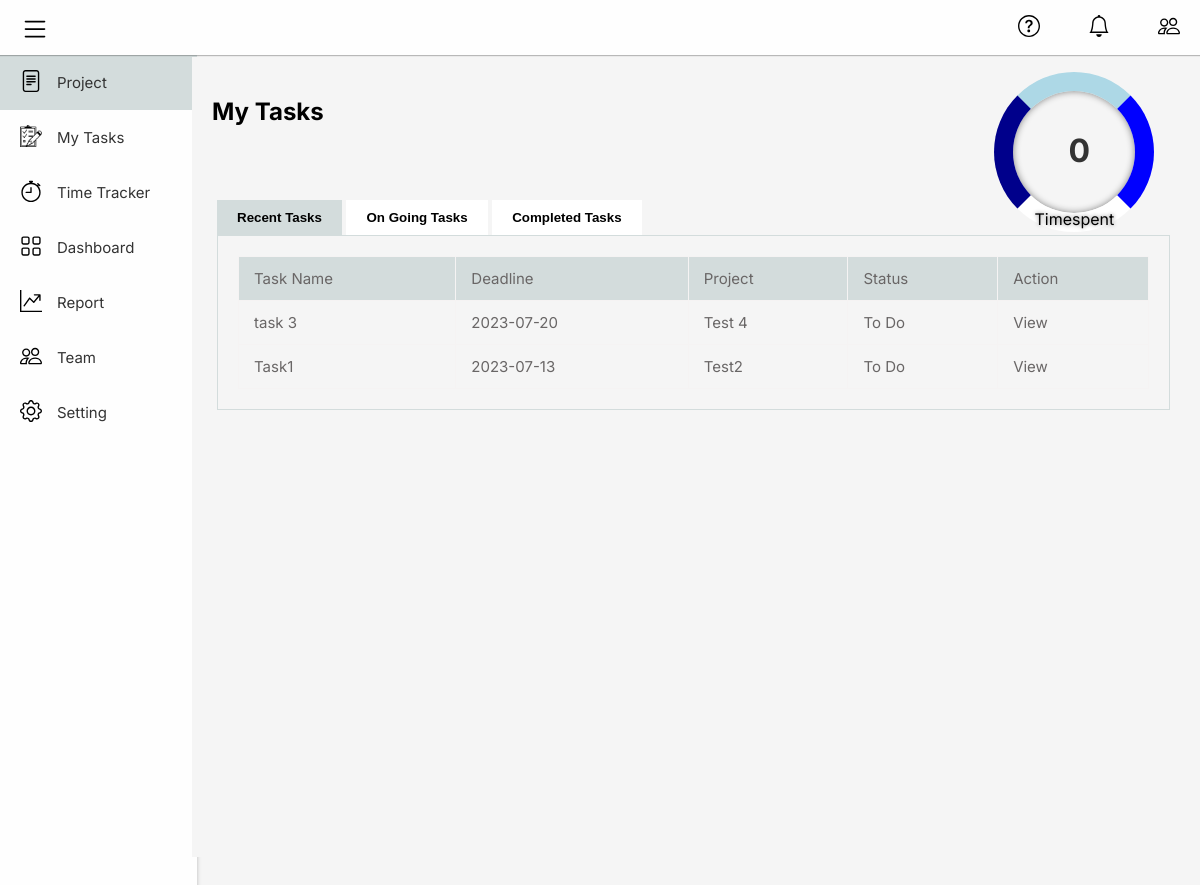
The page /mytasks.php (signed in) on the database its author committed.
### tables this page shows
CREATE TABLE `tasks` (
  `task_id` int(11) NOT NULL,
  `task_name` varchar(255) NOT NULL,
  `project_id` int(11) DEFAULT NULL,
  `assigned_to` int(11) NOT NULL,
  `file` text DEFAULT NULL,
  `description` text DEFAULT NULL,
  `status` text NOT NULL,
  `due_date` date DEFAULT NULL,
  `time_required` int(11) NOT NULL,
  `time_spent` text NOT NULL,
  `user_email` text NOT NULL,
  `timer` text NOT NULL,
  `created_on` date DEFAULT current_timestamp()
);

CREATE TABLE `projects` (
  `project_id` int(11) NOT NULL,
  `project_name` varchar(255) NOT NULL,
  `team` varchar(255) NOT NULL,
  `access` tinyint(1) NOT NULL,
  `deadline` date NOT NULL,
  `Status` text NOT NULL DEFAULT 'To Do',
  `created_by` int(11) DEFAULT NULL,
  `percentage` text DEFAULT '0',
  `created_on` date DEFAULT current_timestamp()
);

### mytasks.php (the view, shortened to what this page needs)
<?php include "templates/header.php"; ?>
<?php include "templates/sidebar.php"; ?>
<div class="container">
    <div class="title">
      <div class="project-bar">
        <div class="add-heading">My Tasks</div>
      </div>
    </div>
            <div class="ui-widgets" style="margin-top:-100px; margin-left:80%;">
                <div class="ui-values">
                <?php
                 include("classes/config.php");
                 $uid = $_SESSION['user_name'];
                    $sql = "select sum(time_spent) as s1, count(*) as c from tasks where user_email = '$uid'";
                    $res= $conn->query($sql);
                    if($res->num_rows>0){
                        $row = $res->fetch_assoc();
                        $per=$row['s1'];
                        $c=$row['c'];
                        echo $per/$c;
                    }
                ?>
                </div>
                <div class="ui-labels">Timespent</div>
            </div>
    <div class="project-list" style="margin-top:-60px">
      <div class="pro-list" style="background:transparent;border:0px solid transparent;">
         <div class="tab-buttons">
            <button class="tab-button" onclick="openTab(event, 'tab1')"><b>Recent Tasks</b></button>
            <button class="tab-button" onclick="openTab(event, 'tab2')"><b>On Going Tasks</b></button>
            <button class="tab-button" onclick="openTab(event, 'tab3')"><b>Completed Tasks</b></button>
        </div>
        <div class="tab-content" id="tab1">
            <table>
            <thead>
                <tr>
                <td>Task Name</td>
                <td>Deadline</td>
                <td>Project</td>
                <td>Status</td>
                <td>Action</td>
                </tr>
            </thead>
            <tbody>
            <?php
                include("classes/config.php");
                $uid = $_SESSION['user_name'];
                $sql = "SELECT * FROM tasks where user_email = '$uid' and status='To Do' order by task_id desc";
                $result = $conn->query($sql);
                if ($result->num_rows > 0) {
                while ($row = $result->fetch_assoc()) {
                    echo '<tr>';
                    echo '<td>' . $row['task_name'] . '</td>';
                    if($row['due_date']!= NULL){
                    $currentDate = date('Y-m-d');
                    $dueDate = $row['due_date'];
                    $currentTimestamp = strtotime($currentDate);
                    $dueTimestamp = strtotime($dueDate);
                    if ($currentTimestamp < $dueTimestamp)
                        echo '<td>'. $row['due_date'] . '</td>';
                    else
                    echo '<td style="color:red;">'. $row['due_date'] . '</td>';
                    }
                    else{
                        echo '<td>'.($row['time_required'])/3600 .' Hour/s</td>';
                    }
                    if($row['project_id']!=NULL){
                        $projId=$row['project_id'];
                        $psql = "select project_name from projects where project_id =$projId";
                        $pres= $conn->query($psql);
                        echo '<td>'.$pres->fetch_assoc()['project_name'].'</td>';
                    }
                    else
                        echo '<td>Open Task</td>';
                    echo '<td>' . $row['status'] . '</td>';
                    echo '<td><a href="tasks.php?pid='.$row["project_id"].'">View</a></td>';
                    echo '</tr>';
                }
                }
            ?>
            </tbody>
            </table>
        </div>
      </div>
    </div>
</div>
<?php include "templates/footer.php"; ?>

### templates/header.php (shortened to what this page needs)
<!DOCTYPE html>
<html>
<head>
  <link rel="stylesheet" href="./css/style.css" />
</head>

### templates/sidebar.php (shortened to what this page needs)
<body style="background:whitesmoke;">
  <div class="navbars">
    <div class="sidebar">
      <div class="navitem">
        <a href="project.php" class="active a a1" id="a1" onclick="a1(1)">
          <div class="nav">
            <span> <img src="images/file-text.svg" alt="" /> </span>
          </div>
          <div class="linkname">
            <span>Project</span>
          </div>
        </a>
      </div>
      <div class="navitem">
        <a href="mytasks.php" class="a a2" id="a2" onclick="a1(2)">
          <div class="nav">
            <span> <img src="images/tasks.png" alt="" /> </span>
          </div>
          <div class="linkname">
            <span>My Tasks</span>
          </div>
        </a>
      </div>
      <div class="navitem">
        <a href="time_tracker.php" class="a a3" id="a3" onclick="a1(3)">
          <div class="nav">
            <span> <img src="images/stopwatch.svg" alt="" /> </span>
          </div>
          <div class="linkname">
            <span>Time Tracker</span>
          </div>
        </a>
      </div>
      <div class="navitem">
        <a href="dashboard.php" class="a a4" id="a4" onclick="a1(4)">
          <div class="nav">
            <span> <img src="images/grid.svg" alt="" /> </span>
          </div>
          <div class="linkname">
            <span>Dashboard</span>
          </div>
        </a>
      </div>
      <div class="navitem">
        <a href="reports.php" class="a a5" id="a5" onclick="a1(5)">
          <div class="nav">
            <span> <img src="images/graph-up-arrow.svg" alt="" /> </span>
          </div>
          <div class="linkname">
            <span>Report</span>
          </div>
        </a>
      </div>
      <div class="navitem">
        <a href="teams.php" class="a a6" id="a6" onclick="a1(6)">
          <div class="nav">
            <span> <img src="images/people.svg" alt="" /> </span>
          </div>
          <div class="linkname">
            <span>Team</span>
          </div>
        </a>
      </div>
      <div class="navitem">
        <a href="settings.php" class="a a7" id="a7" onclick="a1(7)">
          <div class="nav">
            <span>
              <img src="images/gear.svg" alt="" />
            </span>
          </div>
          <div class="linkname">
            <span>Setting</span>
          </div>
        </a>
      </div>
    </div>
    <div class="topbar">
      <div class="top-left">
        <a href="" class="a">
          <div class="nav1">
            <span>
              <img src="images/list.svg" alt="" style="width: 30px; height: 30px" />
            </span>
          </div>
        </a>
      </div>
      <div class="top-right">
        <div class="t1">
          <a href="" id="sidebarToggle" class="a">
            <div class="nav1">
              <span>
                <img src="images/question-circle.svg" alt="" />
              </span>
            </div>
          </a>
        </div>
        <div class="t2">
          <a href="notifications.php" class="a">
            <div class="nav1">
              <span>
                <img src="images/bell.svg" alt="" />
              </span>
            </div>
          </a>
        </div>
        <div class="t3">
          <a href="" class="a">
            <div class="nav1">
                <span>
                  <?php
                  include('classes/config.php');
                  $sql = "select * from register where user_id = ".$_SESSION['user_id'];
                  $result = $conn->query($sql);
                  $picpath = $result->fetch_assoc()['picture'];
                  if($picpath!=null){
                    echo  '<img style="border-radius:100%;" src="'.$picpath.'" alt="" />';
                  }
                  else{
                      echo ' <img src="images/people.svg" alt="" />';
                  }
                  ?>
                </span>
            </div>
          </a>
        </div>
      </div>
    </div>
  </div>

### templates/footer.php (shortened to what this page needs)
</body>
</html>

### css/style.css (style rules this page uses)
body { font-size: 16px; margin: 0; font-family: Inter; font-weight: Regular; color: #333; background-color: whitesmoke; }
.sidebar { width: 197px; height: 100%; background: #fefefe; opacity: 1; position: absolute; left: 0px; top: 55px; box-shadow: 0px 4px 4px rgba(0, 0, 0, 0.25); overflow: hidden; }
.ui-widgets { position: relative; display: inline-block; width: 10rem; height: 10rem; border-radius: 9rem; margin:1.5rem; border: 1.2rem solid palegreen; box-shadow: inset 0 0 7px grey; border-left-color: palegreen; border-top-color:chartreuse ; border-right-color: darkgreen; border-bottom-color: white ; text-align: center; box-sizing: border-box; }
.ui-widgets:nth-child(2) { border-top-color:chartreuse ; border-right-color: white; border-left-color: palegreen; border-bottom-color: white; }
.ui-widgets .ui-values { top: 40px; position: absolute; left: 10px; right: 0; font-weight: 700; font-size: 2.0rem; }
.ui-widgets .ui-labels { left: 0; bottom: -16px; text-shadow: 0 0 4px grey; color:black; position: absolute; width: 100%; font-size: 16px; }
.container { position: relative; background-color: whitesmoke; min-height: 100vh; width: calc(100% - 197px); left: 192px; top: 2px; transition: all 0.5s ease; }
.navitem { width: 197px; height: 55px; }
.active { background-color: rgb(211, 220, 220); }
.linkname { width: 197px; color: #333; margin-left: 15px; font-family: Inter; font-weight: Regular; font-size: 15px; opacity: 1; }
img { width: 22px; height: 22px; margin-left: 20px; }
.topbar .nav1 { display: inline-block; margin-top: 15px; }
.sidebar .nav { display: inline-block; }
.a { text-decoration: none; height: 100%; width: 100%; display: flex; align-items: center; transition: all 0.4s ease; }
a { text-decoration: none; color: inherit; }
.topbar { width: 100%; height: 55px; background: #fefefe; opacity: 1; position: relative; top: 0px; left: 0px; box-shadow: 0px 1px 1px rgba(0, 0, 0, 0.25); overflow: hidden; }
.top-left { display: inline-block; }
.top-right { display: inline-block; position: absolute; right: 20px; }
.t1 { position: absolute; right: 140px; }
.t2 { position: absolute; right: 70px; }
.t3 { position: absolute; right: 0px; }
.title { color: rgba(0, 0, 0, 1); font-family: Inter; font-weight: Bold; font-size: 24px; opacity: 1; padding: 40px 20px 20px; }
.project-bar { display: flex; height: 55px; }
.add-heading { width: 100%; height: 45px; color: rgba(0, 0, 0, 1); font-size: 24px; opacity: 1; overflow: hidden; align-items: center; }
.pro-list { height: 50px; background: #fefefe; border: 1px solid #d7dcde; margin: 0px 20px 0 20px; }
.project-list { margin: 5px; }
.project-list td { color: rgb(105, 102, 102); }
table { border-collapse: collapse; width: 100%; }
td { border: 1px solid #f5f3f3; text-align: left; padding: 12px 15px 12px; color: #333; font-size: 15px; }
thead { background-color: rgb(211, 220, 220); text-align: center; }

### templates/header.php (style rules this page uses)
.tab-button { background-color: #ffffff; border: none; color: #000; padding: 10px 20px; cursor: pointer; }
.tab-button.active { background-color: #d3dcdc; }
.tab-content { display: none; padding: 20px; border: 1px solid #d3dcdc; }

### mytasks.php (style rules this page uses)
.ui-widgets { position: relative; display: inline-block; width: 10rem; height: 10rem; border-radius: 9rem; margin:1.5rem; border: 1.2rem solid palegreen; box-shadow: inset 0 0 7px grey; border-left-color: lightblue; border-top-color:blue ; border-right-color: darkblue; border-bottom-color: white ; text-align: center; box-sizing: border-box; }
.ui-widgets:nth-child(2) { border-top-color:lightblue ; border-right-color: blue; border-left-color: darkblue; border-bottom-color: white; }
.ui-widgets .ui-values { top: 40px; position: absolute; left: 10px; right: 0; font-weight: 700; font-size: 2.0rem; }
.ui-widgets .ui-labels { left: 0; bottom: -16px; text-shadow: 0 0 4px grey; color:black; position: absolute; width: 100%; font-size: 16px; }

### rows shown on the page
tasks: task_name "task 3", due_date "2023-07-20", project.project_name "Test 4", status "To Do"
tasks: task_name "Task1", due_date "2023-07-13", project.project_name "Test2", status "To Do"

### other values the page prints
$per/$c "0"
